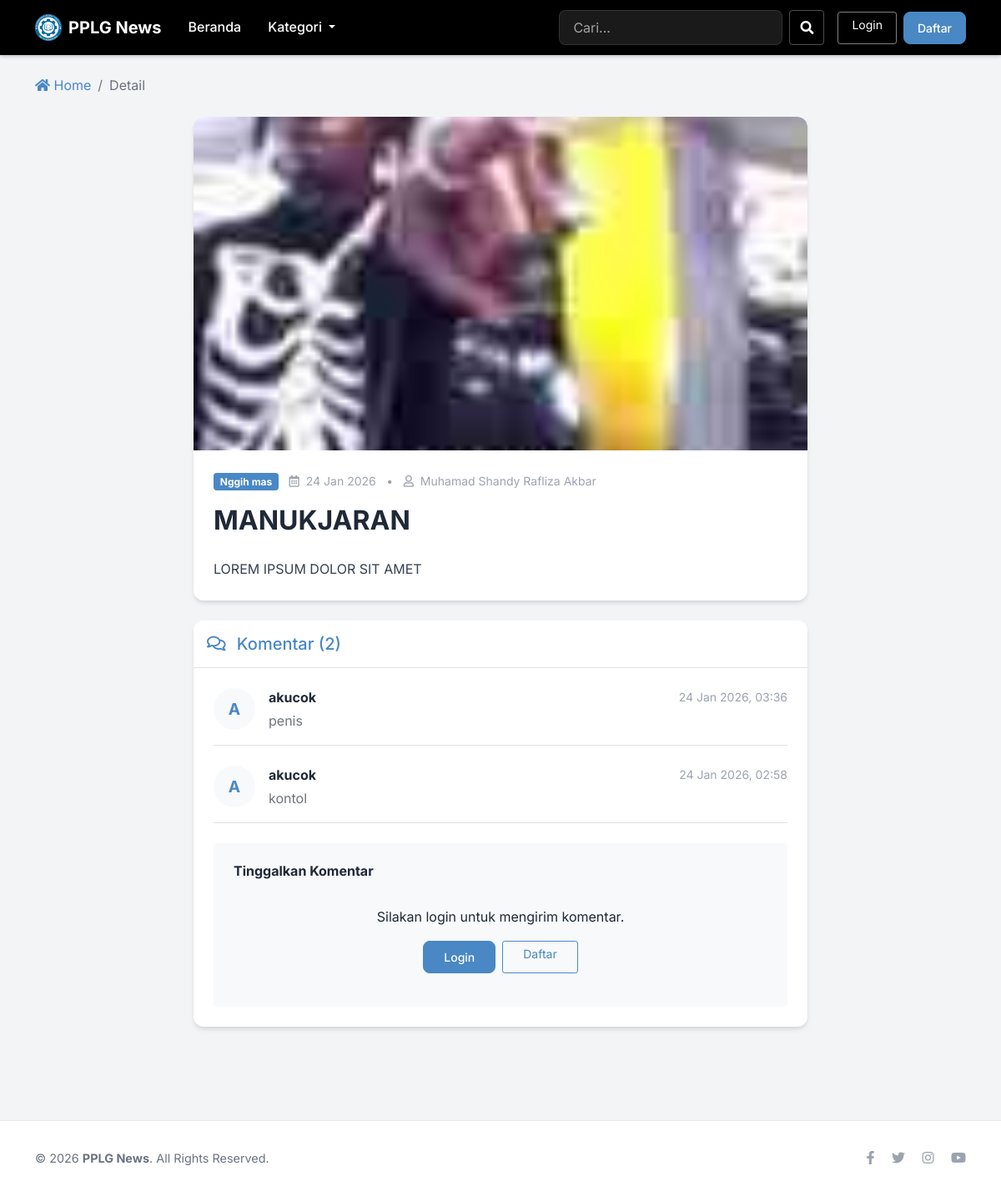
The page /index.php?page=detail&id=23 on the database as committed earlier.
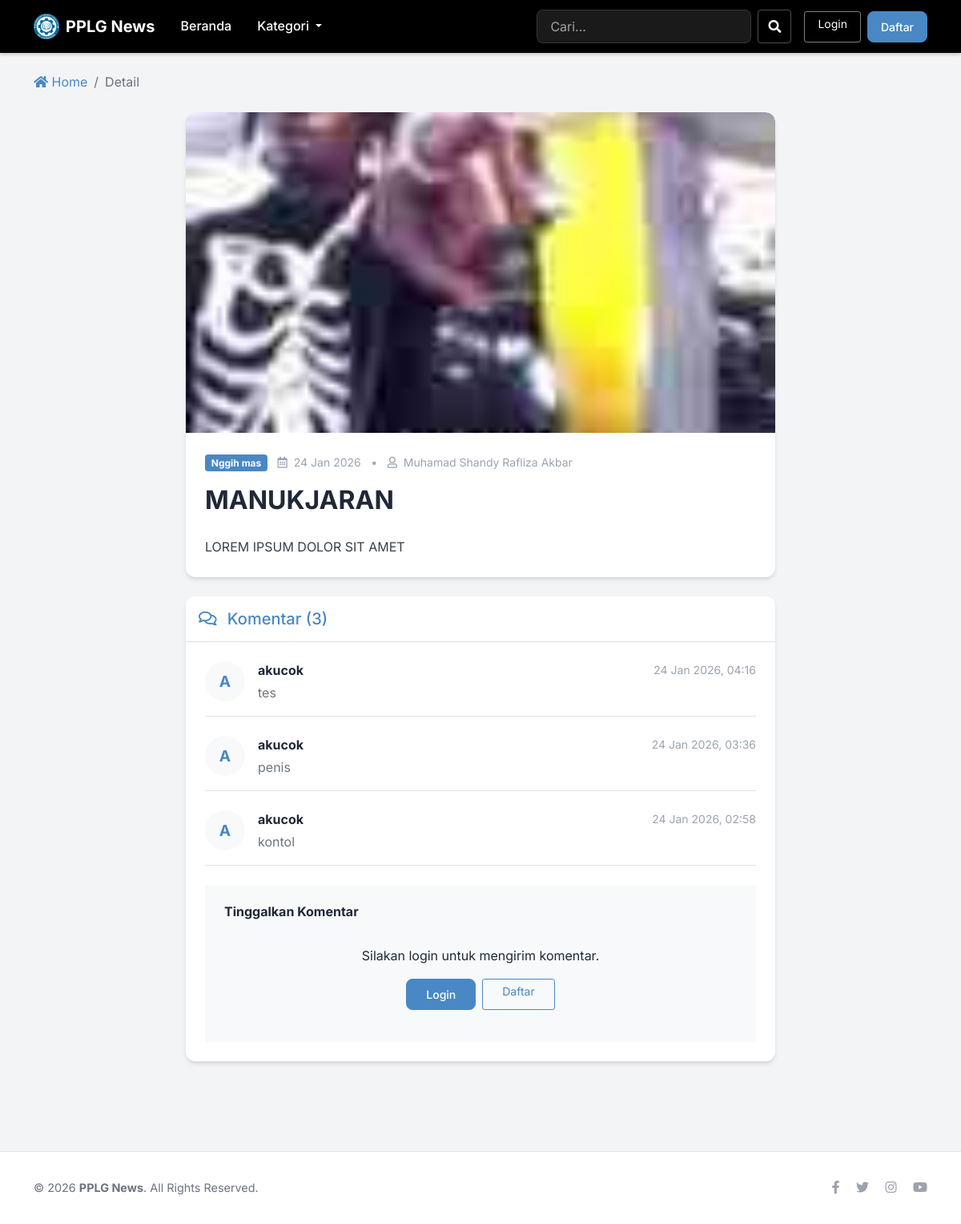
The same page on the database as committed later.
### tables this page shows
CREATE TABLE `tbl_posts` (
  `id_post` int(25) NOT NULL,
  `img` varchar(255) NOT NULL,
  `judul` varchar(255) DEFAULT NULL,
  `artikel` text DEFAULT NULL,
  `date` date NOT NULL,
  `kategori` varchar(255) NOT NULL,
  `id_kategori` int(11) DEFAULT NULL,
  `author` varchar(255) DEFAULT NULL
);

CREATE TABLE `tbl_categories` (
  `id_kategori` int(11) NOT NULL,
  `nama_kategori` varchar(255) NOT NULL,
  `slug` varchar(255) NOT NULL,
  `deskripsi` text DEFAULT NULL,
  `created_at` timestamp NOT NULL DEFAULT current_timestamp()
);

CREATE TABLE `tbl_comments` (
  `id_comment` int(11) NOT NULL,
  `id_post` int(25) NOT NULL,
  `nama` varchar(255) NOT NULL,
  `email` varchar(255) NOT NULL,
  `komentar` text NOT NULL,
  `status` enum('pending','approved','spam') DEFAULT 'pending',
  `created_at` timestamp NOT NULL DEFAULT current_timestamp()
);

### halaman/detail-post.php (the view, shortened to what this page needs)
<?php
include 'config/config.php';
$id = $_GET['id'];
$query = mysqli_query($con, "SELECT * FROM tbl_posts WHERE id_post='$id'");
$data = mysqli_fetch_array($query);
?>
<div class="col-lg-8 offset-lg-2">
	<div class="card mb-4">
		<img src="assets/file/post/<?= $data['img'] ?>" class="card-img-top" alt="<?= htmlspecialchars($data['judul']) ?>" style="max-height: 400px; object-fit: cover;">
		<div class="card-body p-4">
			<?php
   $kat_query = mysqli_query($con, "SELECT nama_kategori FROM tbl_categories WHERE id_kategori='" . $data['id_kategori'] . "'");
   if ($kat_data = mysqli_fetch_array($kat_query)) {
     $kategori_nama = $kat_data['nama_kategori'];
   } else {
     $kategori_nama = $data['kategori'];
   }
   ?>
			<div class="mb-3">
				<span class="badge me-2 text-white" style="background-color: #4988C4;"><?= htmlspecialchars($kategori_nama) ?></span>
				<span class="text-muted small"><i class="far fa-calendar-alt me-1"></i> <?= date('d M Y', strtotime($data['date'])) ?></span>
				<span class="text-muted small mx-2">•</span>
				<span class="text-muted small"><i class="far fa-user me-1"></i> <?= htmlspecialchars($data['author']) ?></span>
			</div>
			<h2 class="card-title fw-bold mb-4"><?= htmlspecialchars($data['judul']) ?></h2>
			<div class="article-content" style="line-height: 1.8; color: #374151;">
				<?= nl2br(htmlspecialchars($data['artikel'])) ?>
			</div>
		</div>
	</div>
	<div class="card mt-4 mb-5">
		<div class="card-header bg-white border-bottom py-3">
			<h5 class="mb-0" style="color: #4988C4;">
				<i class="far fa-comments me-2"></i>
				Komentar (<?php
    $comment_count = mysqli_query($con, "SELECT * FROM tbl_comments WHERE id_post='$id' AND status='approved'");
    echo mysqli_num_rows($comment_count);
    ?>)
			</h5>
		</div>
		<div class="card-body">
			<div class="comments-list mb-4">
				<?php
    $comments_query = mysqli_query($con, "SELECT * FROM tbl_comments WHERE id_post='$id' AND status='approved' ORDER BY created_at DESC");
    if (mysqli_num_rows($comments_query) > 0):
      while ($comment = mysqli_fetch_array($comments_query)): ?>
					<div class="d-flex mb-4 border-bottom pb-3">
						<div class="flex-shrink-0">
							<div class="rounded-circle bg-light d-flex align-items-center justify-content-center fw-bold" style="width: 50px; height: 50px; font-size: 1.2rem; color: #4988C4;">
								<?= strtoupper(substr($comment['nama'], 0, 1)) ?>
							</div>
						</div>
						<div class="flex-grow-1 ms-3">
							<div class="d-flex justify-content-between align-items-center mb-1">
								<h6 class="fw-bold mb-0"><?= htmlspecialchars($comment['nama']) ?></h6>
								<small class="text-muted"><?= date('d M Y, H:i', strtotime($comment['created_at'])) ?></small>
							</div>
							<p class="mb-0 text-secondary"><?= nl2br(htmlspecialchars($comment['komentar'])) ?></p>
						</div>
					</div>
					<?php endwhile;
    endif;
    ?>
			</div>
			<div class="comment-form mt-4 p-4 bg-light rounded">
				<h6 class="mb-3 fw-bold">Tinggalkan Komentar</h6>
				<?php if (isset($_SESSION['frontend_user_id'])): ?>
					<form method="POST">
						<input type="hidden" name="id_post" value="<?= $id ?>">
						<div class="mb-3">
							<small class="text-muted">Login sebagai: <strong class="text-dark"><?= htmlspecialchars($_SESSION['frontend_nama']) ?></strong></small>
						</div>
						<div class="mb-3">
							<textarea class="form-control" name="komentar" rows="4" required placeholder="Tulis pendapat Anda di sini..." style="resize: none;"></textarea>
						</div>
						<div class="text-end">
							<button type="submit" name="submit_comment" class="btn btn-primary px-4">
								<i class="far fa-paper-plane me-2"></i> Kirim
							</button>
						</div>
					</form>
				<?php else: ?>
					<div class="text-center py-3">
						<p class="mb-3">Silakan login untuk mengirim komentar.</p>
						<div class="d-flex justify-content-center gap-2">
							<a href="index.php?page=login" class="btn btn-primary btn-sm px-4">Login</a>
							<a href="index.php?page=register" class="btn btn-outline-primary btn-sm px-4">Daftar</a>
						</div>
					</div>
				<?php endif; ?>
			</div>
		</div>
	</div>
</div>

### index.php (shortened to what this page needs)
<?php
include 'config/config.php';
?>
<!DOCTYPE html>
<html lang="en">
<head>
	<link rel="stylesheet" href="assets/css/bootstrap.css">
	<link rel="stylesheet" href="assets/css/ionicons.min.css">
	<link rel="stylesheet" href="assets/css/be/fontawesome-free/css/all.min.css">
	<link href="https://cdn.jsdelivr.net/npm/bootstrap@5.1.3/dist/css/bootstrap.min.css" rel="stylesheet">
</head>
<body>
	<nav class="navbar navbar-expand-lg sticky-top">
	  <div class="container">
	    <a class="navbar-brand d-flex align-items-center" href="index.php">
	    	<img src="assets/img/be/img/logo.png" width="32" height="32" class="me-2">
	    	<span>PPLG News</span>
	    </a>
	    <div class="collapse navbar-collapse" id="navbarScroll">
	      <ul class="navbar-nav me-auto my-2 my-lg-0 navbar-nav-scroll">
	        <li class="nav-item">
	          <a class="nav-link <?= !isset($_GET['page']) || $_GET['page'] == 'beranda' ? 'active' : '' ?>" href="index.php?page=beranda">Beranda</a>
	        </li>
	        <li class="nav-item dropdown">
	          <a class="nav-link dropdown-toggle" href="#" id="navbarDropdown" role="button" data-bs-toggle="dropdown" aria-expanded="false">
	            Kategori
	          </a>
	        </li>
	      </ul>
	      <form class="d-flex flex-column flex-lg-row me-lg-3 mb-3 mb-lg-0" method="GET" action="index.php">
	        <input class="form-control me-2 mb-2 mb-lg-0" type="search" name="q" placeholder="Cari..." aria-label="Search" value="<?= isset(
           $_GET['q'],
         )
           ? htmlspecialchars($_GET['q'])
           : '' ?>">
	        <button class="btn btn-outline-light" type="submit">
	          <i class="fas fa-search"></i>
	        </button>
	      </form>
	      <ul class="navbar-nav">
	        <?php if (isset($_SESSION['frontend_user_id'])): ?>
	        <li class="nav-item dropdown">
	          <a class="nav-link dropdown-toggle btn btn-primary text-white px-3 d-inline-flex align-items-center" href="#" id="userDropdown" role="button" data-bs-toggle="dropdown" aria-expanded="false" style="border-radius: 2rem;">
	            <i class="fas fa-user-circle me-1"></i> <span class="d-none d-sm-inline"><?= htmlspecialchars(
               $_SESSION['frontend_nama'],
             ) ?></span><span class="d-sm-none">User</span>
	          </a>
	          <ul class="dropdown-menu dropdown-menu-end" aria-labelledby="userDropdown">
	            <li><a class="dropdown-item" href="index.php?page=profil"><i class="fas fa-user me-2"></i> Profil</a></li>
	            <li><hr class="dropdown-divider"></li>
	            <li><a class="dropdown-item text-danger" href="logout.php"><i class="fas fa-sign-out-alt me-2"></i> Logout</a></li>
	          </ul>
	        </li>
	        <?php else: ?>
	        <li class="nav-item d-flex flex-column flex-lg-row gap-2 w-100 w-lg-auto">
	          <a class="btn btn-outline-primary btn-sm px-3 text-white" href="index.php?page=login" style="border-color: rgba(255, 255, 255, 0.5);">Login</a>
	          <a class="btn btn-primary btn-sm px-3" href="index.php?page=register">Daftar</a>
	        </li>
	        <?php endif; ?>
	      </ul>
	    </div>
	  </div>
	</nav>
	<section id="main-content">
		<div class="container">
			<?php if (
     isset($_GET['page']) &&
     $_GET['page'] != 'beranda' &&
     $_GET['page'] != ''
   ): ?>
			<nav aria-label="breadcrumb">
			  <ol class="breadcrumb">
			    <li class="breadcrumb-item"><a href="index.php?page=beranda"><i class="fas fa-home"></i> Home</a></li>
			    <li class="breadcrumb-item active" aria-current="page"><?= ucfirst(
       $_GET['page'],
     ) ?></li>
			  </ol>
			</nav>
			<?php endif; ?>
			<div class="row">
			<?php
   $page = isset($_GET['page']) ? $_GET['page'] : 'beranda';
   switch ($page) {
     case 'detail':
       include 'halaman/detail-post.php';
       break;
   }
   ?>
			</div>
		</div>
	</section>
	<footer id="footer">
		<div class="container">
			<div class="row align-items-center">
				<div class="col-md-6 text-center text-md-start">
					<p class="mb-0">&copy; <?= date('Y') ?> <strong>PPLG News</strong>. All Rights Reserved.</p>
				</div>
				<div class="col-md-6 text-center text-md-end mt-3 mt-md-0">
					<div class="social-links">
						<a href="#" class="text-muted me-3"><i class="fab fa-facebook-f"></i></a>
						<a href="#" class="text-muted me-3"><i class="fab fa-twitter"></i></a>
						<a href="#" class="text-muted me-3"><i class="fab fa-instagram"></i></a>
						<a href="#" class="text-muted"><i class="fab fa-youtube"></i></a>
					</div>
				</div>
			</div>
		</div>
	</footer>
</body>
</html>

### index.php (style rules this page uses)
:root { --primary-color: #000000; --primary-light: #4988C4; --secondary-color: #1C4D8D; --bg-color: #f3f4f6; --text-main: #1f2937; --text-muted: #6b7280; --white: #ffffff; --card-shadow: 0 4px 6px -1px rgba(0, 0, 0, 0.1), 0 2px 4px -1px rgba(0, 0, 0, 0.06); --hover-shadow: 0 10px 15px -3px rgba(0, 0, 0, 0.1), 0 4px 6px -2px rgba(0, 0, 0, 0.05); }
body { font-family: 'Inter', sans-serif; background-color: var(--bg-color); color: var(--text-main); line-height: 1.6; }
.navbar { background-color: #000000 !important; box-shadow: 0 2px 4px 0 rgba(0, 0, 0, 0.2); padding: 0.75rem 0; }
.navbar-brand { font-weight: 700; color: #ffffff !important; font-size: 1.25rem; }
.nav-link { color: #ffffff !important; font-weight: 500; padding: 0.5rem 1rem !important; transition: color 0.2s; }
.card { border: none; border-radius: 0.75rem; box-shadow: var(--card-shadow); transition: transform 0.2s, box-shadow 0.2s; background: var(--white); overflow: hidden; }
.card-img-top, .img-thumbnail { border-radius: 0.75rem 0.75rem 0 0; border: none; padding: 0; }
.card-body { padding: 1.5rem; }
.card-title { font-weight: 600; color: var(--text-main); margin-bottom: 0.75rem; }
.text-muted { color: #9ca3af !important; }
.btn-primary { background-color: var(--primary-light); border-color: var(--primary-light); padding: 0.5rem 1.25rem; border-radius: 0.5rem; font-weight: 500; color: var(--white); }
.btn-outline-primary { border-color: var(--primary-light); color: var(--primary-light); }
.btn-outline-light { color: var(--primary-color); border-color: #e5e7eb; }
#footer { background-color: var(--white) !important; border-top: 1px solid #e5e7eb; padding: 2rem 0; margin-top: 4rem; }
#footer p { color: var(--text-muted); margin: 0; font-size: 0.9rem; }
.form-control { border-radius: 0.5rem; border: 1px solid #d1d5db; padding: 0.5rem 1rem; }
.breadcrumb { background: transparent; padding: 0; margin-bottom: 1.5rem; }
.breadcrumb-item a { color: var(--primary-light); text-decoration: none; }
.breadcrumb-item.active { color: var(--text-muted); }
.navbar .form-control { background-color: rgba(255, 255, 255, 0.1); border: 1px solid rgba(255, 255, 255, 0.2); color: #ffffff; min-width: 200px; }
.navbar .form-control::placeholder { color: rgba(255, 255, 255, 0.6); }
.navbar .btn-outline-light { border-color: rgba(255, 255, 255, 0.3); color: #ffffff; }
.navbar .btn-outline-primary { border-color: rgba(255, 255, 255, 0.5); color: #ffffff; }

Rows that differ between the two databases and show on the page:
added tbl_comments: nama "A", nama "akucok", created_at "24 Jan 2026, 04:16", komentar "tes"
Other text that changed with them:
mysqli_num_rows($comment_count): "2" → "3"
